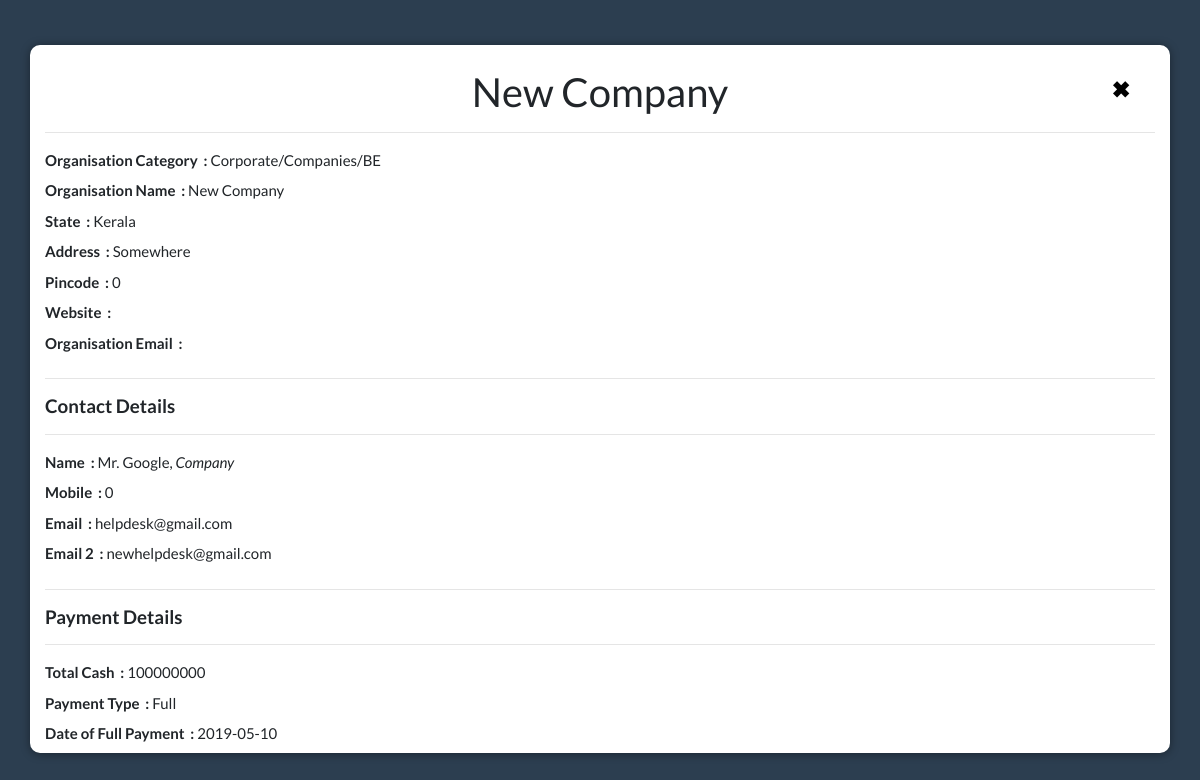
The page /view_details.php?id=1 on the database its author committed.
### tables this page shows
CREATE TABLE `feedback` (
  `id` bigint(15) NOT NULL,
  `org_category` varchar(100) NOT NULL,
  `org_name` varchar(350) NOT NULL,
  `state` varchar(150) NOT NULL,
  `address` varchar(500) NOT NULL,
  `pincode` int(11) NOT NULL,
  `website` varchar(75) NOT NULL,
  `org_email` varchar(150) NOT NULL,
  `salutation` varchar(10) NOT NULL,
  `name` varchar(100) NOT NULL,
  `designation` varchar(150) NOT NULL,
  `mobile` bigint(15) NOT NULL,
  `email` varchar(150) NOT NULL,
  `email2` varchar(150) DEFAULT NULL,
  `country_code` varchar(5) DEFAULT NULL,
  `area_code` bigint(20) DEFAULT NULL,
  `landline` bigint(15) NOT NULL,
  `remarks` varchar(600) NOT NULL,
  `total_cash` bigint(15) NOT NULL,
  `payment_type` varchar(100) NOT NULL,
  `date_of_full_pay` date NOT NULL,
  `date_of_adv_pay` date NOT NULL,
  `adv_cash_paid` bigint(15) NOT NULL,
  `pending_pay` bigint(15) NOT NULL
);

### view_details.php (the view, shortened to what this page needs)
<!DOCTYPE html>
<html lang="en">
<head>
  <link rel="stylesheet" href="https://bootswatch.com/4/flatly/bootstrap.min.css"/>
</head>
<body style="background-color: #2C3E50;">
<br><br>
<?php
$server = "localhost";
$user = "root";
$pass = "";
$db = "IRAPL";
$conn = new mysqli($server,$user,$pass,$db);
$id =  $_GET['id'];
$sql  = "select * from feedback where id = ".$id;
$result = $conn->query($sql);
$array = mysqli_fetch_all($result,MYSQLI_ASSOC);
foreach($array as $arr) {
echo '<div class="container" style="background-color: #fff;box-shadow: 0px 1px 10px rgba(0,0,0,0.4);border-radius: 10px;"><br>'.
'<h2 class="text-center">'.$arr["org_name"].'</h2><a class="close" href="index.php">&#x2716;</a><hr>'
.'<label><strong>Organisation Category &nbsp;:&nbsp;</strong></label>'.@$arr["org_category"].
'<br><label><strong>Organisation Name &nbsp;:&nbsp;</strong></label>'.@$arr["org_name"].
'<br><label><strong>State &nbsp;:&nbsp;</strong></label>'.@$arr["state"].
'<br><label><strong>Address &nbsp;:&nbsp;</strong></label>'.@$arr["address"].
'<br><label><strong>Pincode &nbsp;:&nbsp;</strong></label>'.@$arr["pincode"].
'<br><label><strong>Website &nbsp;:&nbsp;</strong></label><a href="http://'.$arr["website"].'">'.@$arr["website"].
'</a><br><label><strong>Organisation Email &nbsp;:&nbsp;</strong></label>'.@$arr["org_email"];
echo '<hr><h5><strong>Contact Details</strong></h5><hr>'.
'<label><strong>Name &nbsp;:&nbsp;</strong></label>'.@$arr["salutation"].@$arr["name"].
', <em>'.@$arr["designation"].
'</em><br><label><strong>Mobile &nbsp;:&nbsp;</strong></label>'.@$arr["mobile"];
if(@$arr["email"] != ' ' || @$arr["email"] != '') echo '<br><label><strong>Email &nbsp;:&nbsp;</strong></label>'.@$arr["email"];
if(@$arr["email2"] != ' ' || @$arr["email2"] != '') echo '<br><label><strong>Email 2 &nbsp;:&nbsp;</strong></label>'.@$arr["email2"];
echo "<hr><h5><strong>Payment Details</strong></h5><hr>";
if(@$arr["total_cash"] != 0) echo '<label><strong>Total Cash &nbsp;:&nbsp;</strong></label>'.@$arr["total_cash"].'<br>';
echo '<label><strong>Payment Type &nbsp;:&nbsp;</strong></label>'.@$arr["payment_type"];
if(@$arr["payment_type"]=="Full") if(@$arr["date_of_full_pay"] != "0000-00-00") echo '<br><label><strong>Date of Full Payment &nbsp;:&nbsp;</strong></label>'.@$arr["date_of_full_pay"];
}
?>
</div><br><br>
</body>
</html>

### view_details.php (style rules this page uses)
.close { text-decoration: none; color: black; opacity: 1; margin-top: -45px; margin-right: 25px; }

### rows shown on the page
feedback: org_name "New Company", org_category "Corporate/Companies/BE", state "Kerala", address "Somewhere", pincode "0", salutation "Mr.", name "Google", designation "Company", mobile "0", email "helpdesk@gmail.com", email2 "newhelpdesk@gmail.com", total_cash "100000000", payment_type "Full", date_of_full_pay "2019-05-10"
